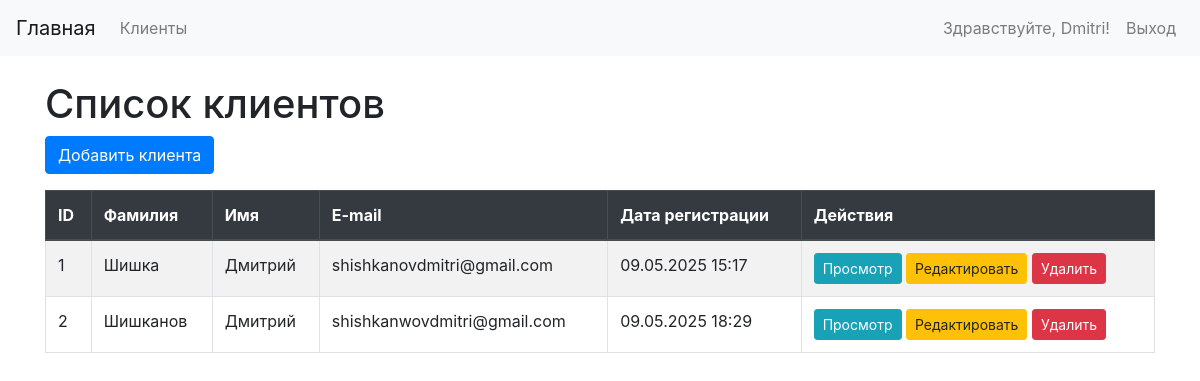
The app's page /firm/clients/ (signed in) with its own data.
### firm/models.py (models this page shows, shortened)
class CustomUser(AbstractUser):
    patronymic = models.CharField("Отчество", max_length=255, validators=[name_validator])
    ROLE_CHOICES = (
        ('admin', 'Администратор'),
        ('user', 'Пользователь'),
    )
    role = models.CharField("Роль", max_length=10, choices=ROLE_CHOICES, default='user')
    class Meta:
        verbose_name = "Пользователь" # Добавлено verbose_name
        verbose_name_plural = "Пользователи" # Добавлено verbose_name_plural

class Client(models.Model):
    surname = models.CharField("Фамилия", max_length=255, validators=[name_validator])
    name = models.CharField("Имя", max_length=255, validators=[name_validator])
    email = models.EmailField("E-mail", unique=True)
    registration_date = models.DateTimeField("Дата регистрации", auto_now_add=True)
    created_by = models.ForeignKey(settings.AUTH_USER_MODEL, on_delete=models.CASCADE, related_name='clients', verbose_name="Создатель") # Используем settings.AUTH_USER_MODEL
    class Meta:
        verbose_name = "Клиент"
        verbose_name_plural = "Клиенты"

### firm/views.py (the view)
# urls.py: path('clients/', ClientListView.as_view(), name='client_list'), # Для Class-Based View (рекомендуется для списков)
class ClientListView(ListView):
    model = Client
    template_name = 'firm/client_list.html'
    context_object_name = 'clients'
    def get_queryset(self):
        if self.request.user.is_authenticated: # Проверка аутентификации
            if self.request.user.is_staff: # Проверка на админа (предполагая, что is_staff означает админа)
                return Client.objects.all()
            else:
                return Client.objects.filter(created_by=self.request.user)
        else:
            return Client.objects.none() # Возвращаем пустой список для неаутентифицированных

### firm/templates/firm/client_list.html (shortened to what this page needs)
{% extends 'firm/base.html' %}
{% block content %}
    <h1>Список клиентов</h1>
    {% if user.is_staff %}
        <a href="{% url 'firm:client_create' %}" class="btn btn-primary mb-3">Добавить клиента</a>
    {% endif %}
    <table class="table table-striped table-bordered">
        <thead class="thead-dark">
            <tr>
                <th>ID</th>
                <th>Фамилия</th>
                <th>Имя</th>
                <th>E-mail</th>
                <th>Дата регистрации</th>
                <th>Действия</th>
            </tr>
        </thead>
        <tbody>
            {% for client in clients %}
                <tr>
                    <td>{{ client.id }}</td>
                    <td>{{ client.surname }}</td>
                    <td>{{ client.name }}</td>
                    <td>{{ client.email }}</td>
                    <td>{{ client.registration_date|date:"d.m.Y H:i" }}</td>
                    <td>
                        {% if user.is_staff or client.created_by == user %}
                            <a href="{% url 'firm:client_detail' client.pk %}" class="btn btn-info btn-sm">Просмотр</a>
                            <a href="{% url 'firm:client_update' client.pk %}" class="btn btn-warning btn-sm">Редактировать</a>
                            <a href="{% url 'firm:client_delete' client.pk %}" class="btn btn-danger btn-sm">Удалить</a>
                        {% else %}
                            Нет доступа
                        {% endif %}
                    </td>
                </tr>
            {% empty %}
                <tr>
                    <td colspan="6">Нет клиентов.</td>
                </tr>
            {% endfor %}
        </tbody>
    </table>
{% endblock %}

### firm/templates/firm/base.html (shortened to what this page needs)
<!DOCTYPE html>
<html lang="ru">
<head>
    <link rel="stylesheet" href="https://cdn.jsdelivr.net/npm/bootstrap@4.6.2/dist/css/bootstrap.min.css">
</head>
<body>
    <nav class="navbar navbar-expand-lg navbar-light bg-light">
        <a class="navbar-brand" href="{% url 'index' %}">Главная</a>
        <div class="collapse navbar-collapse" id="navbarNav">
            <ul class="navbar-nav mr-auto">
                <li class="nav-item">
                    <a class="nav-link" href="{% url 'firm:client_list' %}">Клиенты</a>
                </li>
            </ul>
            <ul class="navbar-nav">
                {% if user.is_authenticated %}
                    <li class="nav-item">
                        <span class="navbar-text mr-2">
                            Здравствуйте, {{ user.username }}!
                        </span>
                    </li>
                    <li class="nav-item">
                        <a class="nav-link" href="{% url 'firm:logout' %}">Выход</a>
                    </li>
                {% endif %}
            </ul>
        </div>
    </nav>
    <div class="container mt-4">
        {% block content %}
        {% endblock %}
    </div>
</body>
</html>

### records on screen
CustomUser: username "Dmitri"
Client: id "1", surname "Шишка", name "Дмитрий", email "shishkanovdmitri@gmail.com", registration_date "09.05.2025 15:17"
Client: id "2", surname "Шишканов", name "Дмитрий", email "shishkanwovdmitri@gmail.com", registration_date "09.05.2025 18:29"
